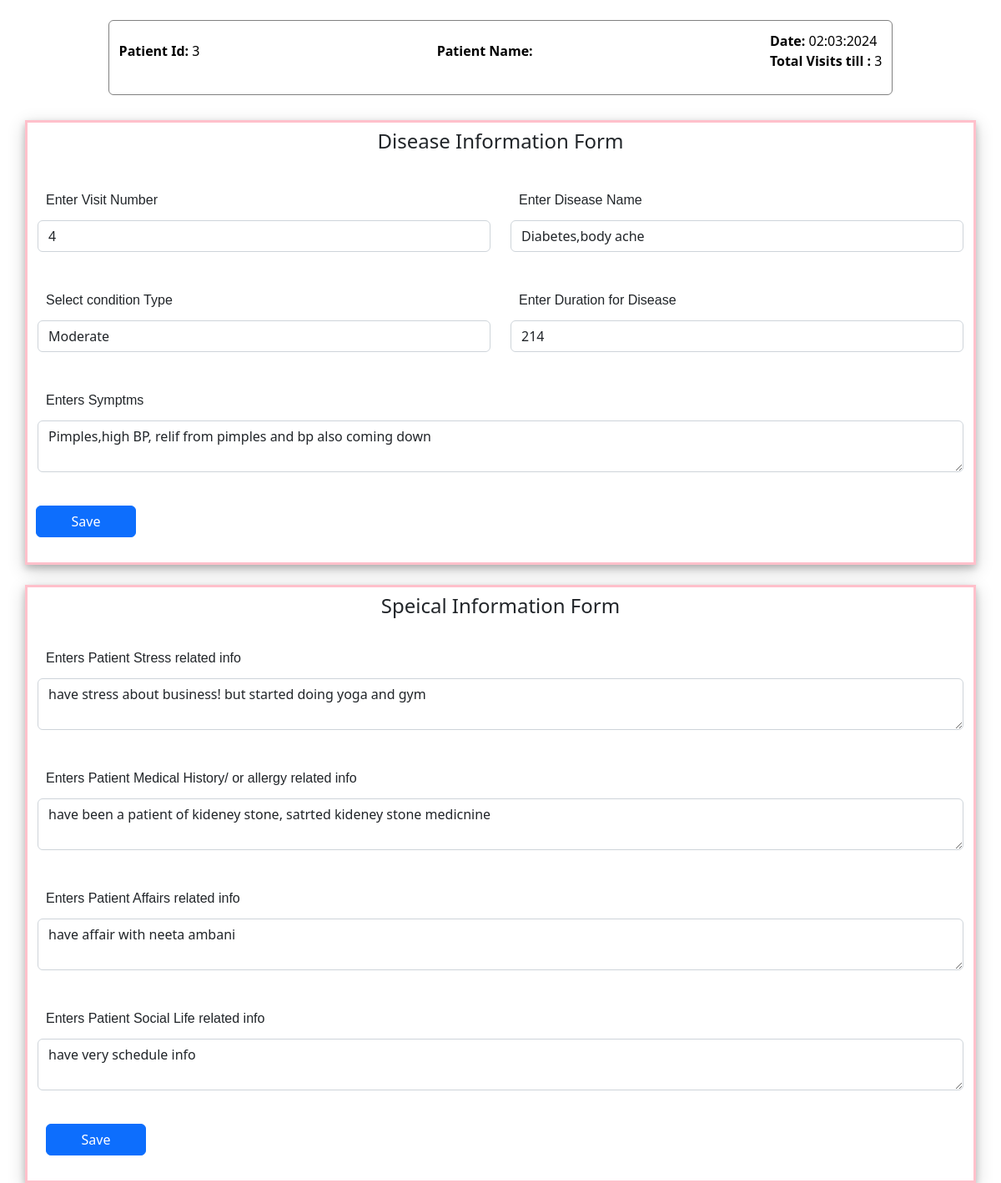
Page /revisit.php?pid=3 on the committed database.
### tables this page shows
CREATE TABLE `disease` (
  `id` int(5) NOT NULL,
  `visit_no` int(5) NOT NULL,
  `patient_id` int(5) NOT NULL,
  `patient_name` varchar(25) DEFAULT NULL,
  `disease_name` varchar(50) DEFAULT NULL,
  `condition_type` varchar(25) NOT NULL,
  `disease_duration` int(8) NOT NULL,
  `symptom` varchar(150) DEFAULT NULL,
  `visit_date` date DEFAULT NULL
);

CREATE TABLE `patienthealth` (
  `id` int(5) NOT NULL,
  `visit_no` int(5) NOT NULL,
  `patient_id` int(5) NOT NULL,
  `patient_name` varchar(25) DEFAULT NULL,
  `stress` varchar(255) DEFAULT NULL,
  `socialinfo` varchar(255) DEFAULT NULL,
  `affairsinfo` varchar(255) DEFAULT NULL,
  `medicalhistory` varchar(255) DEFAULT NULL,
  `visit_date` date NOT NULL
);

### revisit.php (the view, shortened to what this page needs)
<?php
include("conn.php");
$pid = $_GET['pid'];
$pname = $_GET['pname'];
$sel = "SELECT * FROM `disease` where patient_id = $pid;";
$query = mysqli_query($conn,$sel);
$sel_lastvis = "SELECT * FROM `disease` WHERE patient_id = $pid ORDER by visit_no desc limit 1;";
$query_lastvis = mysqli_query($conn,$sel_lastvis);
$rows = mysqli_num_rows($query);
$res_visit_last = mysqli_fetch_assoc($query_lastvis);
$visitNo_err = $disName_err = $disCType_err = $disDuration_err = $symptom_err = "";
        ?>
    <?php
    $sel2_lastvis = "SELECT * FROM `patienthealth` WHERE patient_id = $pid ORDER by visit_no desc limit 1;";
    $query2_lastvis = mysqli_query($conn,$sel2_lastvis);
$res2 = mysqli_fetch_assoc($query2_lastvis);
    $stress_err = $social_err = $mh_err = $affair_err = "";
?>
<!DOCTYPE html>
<html lang="en">
<head>
    <link href="https://cdn.jsdelivr.net/npm/bootstrap@5.2.3/dist/css/bootstrap.min.css" rel="stylesheet">
 <link rel="stylesheet" href="css/diagnose.css">
</head>
<body>
<form method="POST" action="" id="myform">
            <div class="container-fluid">
        <div class="mt-4  text-light p_info">
<p><b>Patient Id:</b> <span><?php echo $pid;  ?></span></p>
<p> <b>Patient Name:</b> <span><?php echo $pname;  ?></span></p>
<p> <b>Date:</b>  <span><?php echo date("d:m:Y");  ?></span>
<br><span><b>Total Visits till : </b><?php echo $rows;  ?></span>
</p>
        </div>
    </div>
    <div class="container visit" id="hide">
        <center><h4 class="pt-2">Disease Information Form</h4></center>
        <div class="row">
            <div class="mt-4  col-md-6">
                <label>Enter Visit Number</label>
                <input type="number" class="form-control" id="visit_no" name="visit_no" placeholder="Enter Visit Number....." value="<?php echo $res_visit_last['visit_no'] + 1; ?>" readonly>
            <span class="err"><?php echo $visitNo_err;    ?></span>
            </div>
            <div class="mt-4 col-md-6">
                <label>Enter Disease Name</label>
                <input type="text" class="form-control" id="disease_name" name="disease_name" placeholder="Enter Visit Number....." value="<?php echo  $res_visit_last['disease_name']; ?>">
                <span class="err"><?php echo $disName_err;  ?></span>
            </div>
            <div class="mt-4  col-md-6">
                <label>Select condition Type</label>
               <select class="form-control" id="d_type" name="d_type" readonly>
<option value="<?php echo $res_visit_last['condition_type']; ?>"><?php echo $res_visit_last['condition_type']; ?></option>
               </select>
               <span class="err"><?php echo $disCType_err;    ?></span>
            </div>
            <div class="mt-4 col-md-6">
                <label>Enter Duration for Disease</label>
                <input type="text" class="form-control" id="duration_no" name="duration_no" placeholder="Enter Duration for Disease....." value="<?php echo $res_visit_last['disease_duration']; ?>">
                <span class="err"><?php echo  $disDuration_err;   ?></span>
            </div>
            <div class="mt-4">
                <label>Enters Symptms</label>
                <textarea class="form-control" name="symptom"  placeholder="Enters Symptms......" value="" ><?php echo $res_visit_last['symptom']; ?></textarea>
                <span class="err"><?php echo  $symptom_err;   ?></span>
            </div>
            <button  id="save_dis"  name="save_dis" class="btn btn-primary save_btn">Save</button>
        </div>
        </div>
        </form>
        <div class="container mt-4 patient_rec">
        <form  method="POST" action="">
        <center><h4 class="pt-2">Speical Information Form</h4></center>
<div class="mt-4" form-group>
    <label>Enters Patient Stress related info</label>
    <textarea class="form-control" name="stress" placeholder="Enters Patient Stress related info......"><?php echo $res2['stress'];   ?></textarea>
    <span class="err"><?php echo  $stress_err;   ?></span>
</div>
<div class="mt-4" form-group>
    <label>Enters Patient Medical History/ or allergy  related info</label>
    <textarea class="form-control" name="mh" placeholder="Enters Patient Stress related info......" ><?php echo $res2['medicalhistory'];   ?></textarea>
    <span class="err"><?php echo  $mh_err;   ?></span>
</div>
<div class="mt-4" form-group>
    <label>Enters Patient Affairs related info</label>
    <textarea class="form-control" name="affair" placeholder="Enters Patient Stress related info......"><?php echo $res2['affairsinfo'];   ?></textarea>
    <span class="err"><?php echo  $affair_err;   ?></span>
</div>
<div class="mt-4" form-group>
    <label>Enters Patient Social Life  related info</label>
    <textarea class="form-control" name="social" placeholder="Enters Patient Stress related info......"><?php echo $res2['socialinfo'];   ?></textarea>
    <span class="err"><?php echo  $social_err;   ?></span>
</div>
<button name="save_patient_rec" id="save_patient_rec" class="btn btn-primary save_btn">Save</button>
</form>
    </div>
</body>
</html>

### css/diagnose.css (style rules this page uses)
.p_info { width:80%; margin: auto; display: flex; justify-content: space-between; align-items: center; border: 1px solid grey; border-radius: 6px; }
.err { color:red; padding: 5px 8px; display: block; }
.p_info p { padding: 12px; color: black; }
label { text-align: center; font-size: 16px; font-weight: 450; font-family: Arial, Helvetica, sans-serif; padding: 12px 10px; }
.save_btn { width: 120px; margin: 30px 10px; }
.container { border: 3px solid pink; margin-top: 30px; box-shadow: 0 4px 8px 0 rgba(0, 0, 0, 0.2), 0 6px 20px 0 rgba(0, 0, 0, 0.19)!important; }

### rows in the picture
disease: visit_no "4", disease_name "Diabetes,body ache", d_type "Moderate", duration_no "214", symptom "Pimples,high BP, relif from pimples and bp also coming down"
patienthealth: stress "have stress about business! but started doing yoga and gym", mh "have been a patient of kideney stone, satrted kideney stone medicnine", affair "have affair with neeta ambani", social "have very schedule info"

### other values in the picture
$pid "3"
$rows "3"
